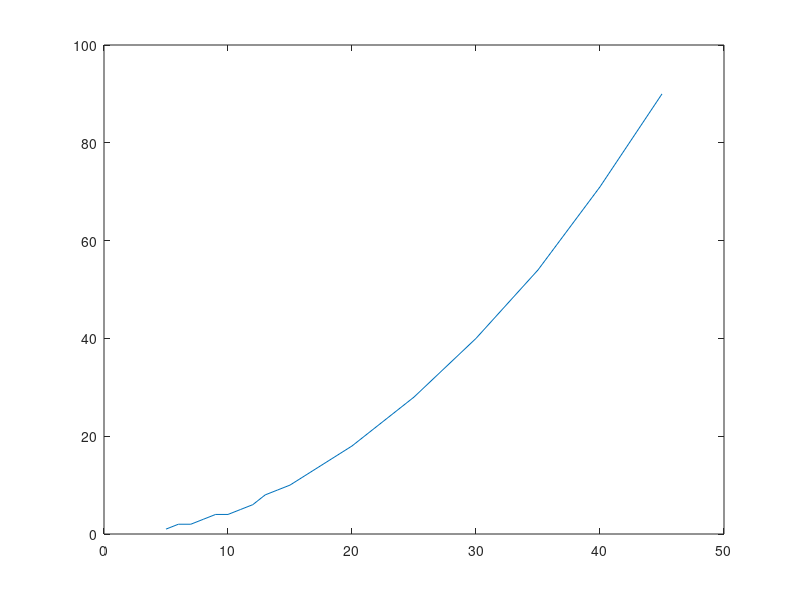

This figure's MATLAB source: (Note: this script raises an error after producing the figure.)
%% Fs5
fwhm_vals = [5:15, 20,25,30,35,40,45];
plot(fwhm_vals, [1,2,2,3,4,4,5,6,8,9,10, 18,28,40,54,71,90])
hold on

srf = loadsrf('fs5', 'sphere');
fwhmconverts = zeros(1,length(fwhm_vals));
for I = 1:length(fwhm_vals)
    fwhm = fwhm_vals(I);
    fwhmconverts(I) = srf_fwhm2niters(fwhm, srf.lh, 1.478);
end
plot(fwhm_vals, fwhmconverts)

%% Fs6
fwhm_vals = 5:5:45;
plot(fwhm_vals, [4,18,40,71,111,160,218,285,360])
hold on

srf = loadsrf('fs6', 'sphere');
fwhmconverts = zeros(1,length(fwhm_vals));
for I = 1:length(fwhm_vals)
    fwhm = fwhm_vals(I);
    fwhmconverts(I) = srf_fwhm2niters(fwhm, srf.lh, 1.478);
end
plot(fwhm_vals, fwhmconverts)

